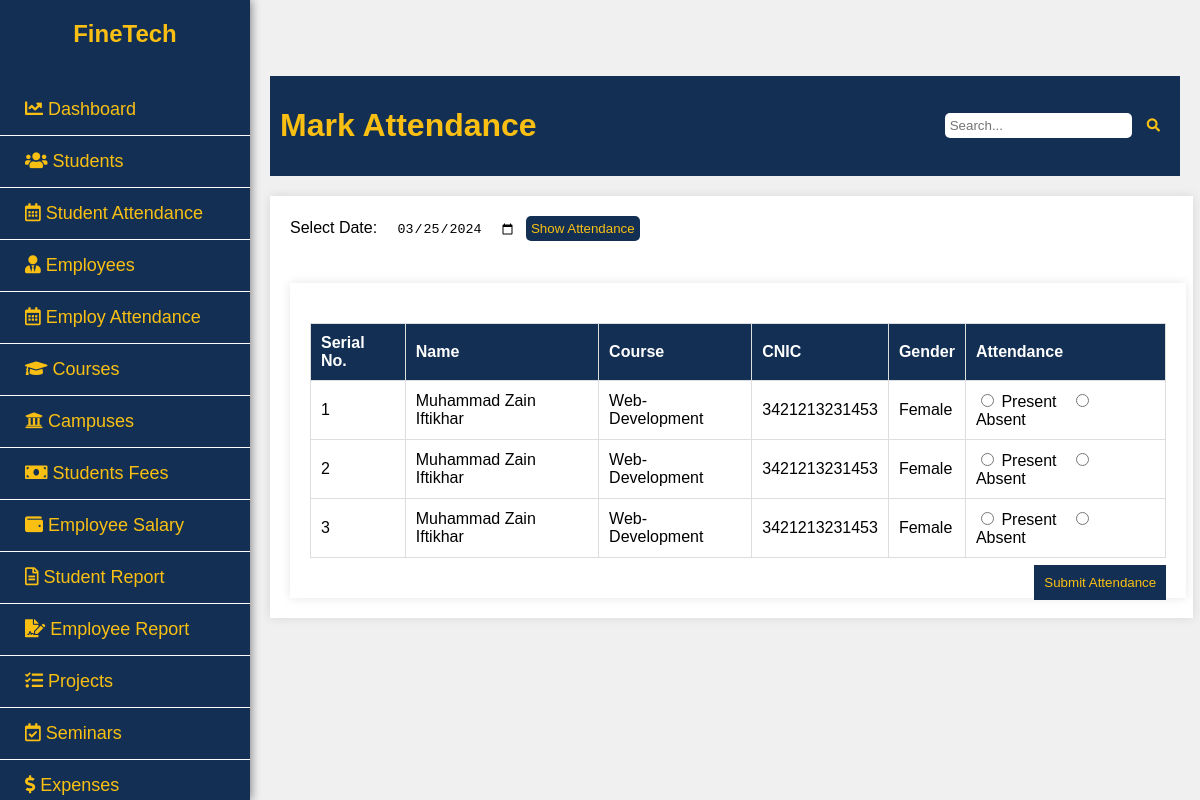
The app's page /model/mark_course_attendance.php?course=Web-Development (signed in) with its own data.
### tables this page shows
CREATE TABLE `students` (
  `id` int(100) NOT NULL,
  `name` varchar(100) NOT NULL,
  `image` varchar(255) NOT NULL,
  `course` varchar(100) NOT NULL,
  `fees` int(100) NOT NULL,
  `paid` int(100) NOT NULL,
  `contact` varchar(255) NOT NULL,
  `email` varchar(100) NOT NULL,
  `cnic` varchar(255) NOT NULL,
  `dob` varchar(100) NOT NULL,
  `doa` varchar(255) NOT NULL,
  `status` varchar(255) NOT NULL,
  `doc` varchar(255) NOT NULL,
  `gender` varchar(100) NOT NULL,
  `address` varchar(1000) NOT NULL
);

### model/mark_course_attendance.php (the view, shortened to what this page needs)
<?php
$servername = "localhost";
$username = "root";
$password = "";
$database = "finetech";
$link = mysqli_connect($servername, $username, $password, $database);
$course_name = isset($_GET['course']) ? urldecode($_GET['course']) : '';
$query_students = "SELECT * FROM students WHERE course = '$course_name' AND status = 'Enrolled'";
$result_students = mysqli_query($link, $query_students);
$attendance_date = isset($_POST['date']) ? $_POST['date'] : date('Y-m-d');
$existing_attendance = [];
?>
<!DOCTYPE html>
<html lang="en">
<head>
</head>
<body>
    <?php include('sidebar.php'); ?>
</body>
</html>
<!DOCTYPE html>
<html lang="en">
<head>
</head>
<body style="margin-top: -100px;">
     <?php include('sidebar.php'); ?>
    <div class="container">
             <div class="content">
<div class="header">
    <h1 style="color:#f9c013;">Mark Attendance</h1>
    <div class="search-bar">
        <input type="text" id="search-input" placeholder="Search...">
        <button><i class="fas fa-search"></i></button>
    </div>
</div>
    <div class="container2">
        <div class="header1">
            <div class="search-bar">
                <form method="post">
                    <label for="date">Select Date:</label>
                    <input type="date" id="date" name="date" value="<?php echo $attendance_date; ?>">
                    <input type="submit" class="button show-attendance" value="Show Attendance">
                </form>
            </div>
        </div>
        <div class="container2">
            <form method="post" action="../controller/insert_course_attendance.php">
                <table>
                    <thead>
                        <tr>
                            <th>Serial No.</th>
                            <th>Name</th>
                            <th>Course</th>
                            <th>CNIC</th>
                            <th>Gender</th>
                            <th>Attendance</th>
                        </tr>
                    </thead>
                    <tbody>
                        <?php
                        $serial_number = 1;
                        while ($row = mysqli_fetch_assoc($result_students)) {
                        ?>
                            <tr>
                                <td><?php echo $serial_number++; ?></td>
                                <td><?php echo $row['name']; ?></td>
                                <td><?php echo $row['course']; ?></td>
                                <td><?php echo $row['cnic']; ?></td>
                                <td><?php echo $row['gender']; ?></td>
                                <td>
                                    <?php
                                    $student_id = $row['id'];
                                    $attendance_status = isset($existing_attendance[$student_id]) ? $existing_attendance[$student_id] : '';
                                    ?>
                                    <label><input type="radio" name="attendance[<?php echo $student_id; ?>]" value="Present" <?php echo $attendance_status === 'Present' ? 'checked' : ''; ?>> Present</label>
                                    <label><input type="radio" name="attendance[<?php echo $student_id; ?>]" value="Absent" <?php echo $attendance_status === 'Absent' ? 'checked' : ''; ?>> Absent</label>
                                </td>
                            </tr>
                        <?php } ?>
                    </tbody>
                </table>
                <input type="submit" style="margin-top:7px;" class="button" value="Submit Attendance">
            </form>
        </div>
    </div>
</div>
</body>
</html>

### view/sidebar.css (style rules this page uses)
:root { --navy-blue: #133054; }
body { text-decoration: none; font-family: Arial, sans-serif; margin: 0; padding: 0; background-color: #f0f0f0; }
.content { margin-left: 250px; padding: 20px; transition: margin-left 0.3s; }

### model/mark_course_attendance.php (style rules this page uses)
.header { margin-left:0px; display: flex; justify-content: space-between; align-items: center; color: #f9c013; background-color: #133054; padding: 10px; }
.search-bar { display: flex; align-items: center; }
.search-bar input { padding: 5px; border: none; border-radius: 5px; margin-right: 5px; }
.search-bar button { background-color: #133054; color: #f9c013; border: none; border-radius: 5px; padding: 5px 10px; cursor: pointer; }
.container2 { width: 97%; margin-left:0px; margin-top: 20px; background-color: #fff; padding: 20px; box-shadow: 0 0 10px rgba(0, 0, 0, 0.1); }
h1 { color: #133054; }
form { margin-bottom: 20px; }
label { margin-right: 10px; }
table { width: 100%; border-collapse: collapse; margin-top: 20px; }
table, th, td { border: 1px solid #ddd; }
th, td { padding: 10px; text-align: left; }
th { background-color: #133054; color: white; }
.button { padding: 10px; float:right; background-color: #133054; color: #f9c013; border: none; }

### records on screen
students: name "Muhammad Zain Iftikhar", course "Web-Development", cnic "3421213231453", gender "Female", id "☐ Present", id "☐ Absent"
students: name "Muhammad Zain Iftikhar", course "Web-Development", cnic "3421213231453", gender "Female", id "☐ Present", id "☐ Absent"
students: name "Muhammad Zain Iftikhar", course "Web-Development", cnic "3421213231453", gender "Female", id "☐ Present", id "☐ Absent"
